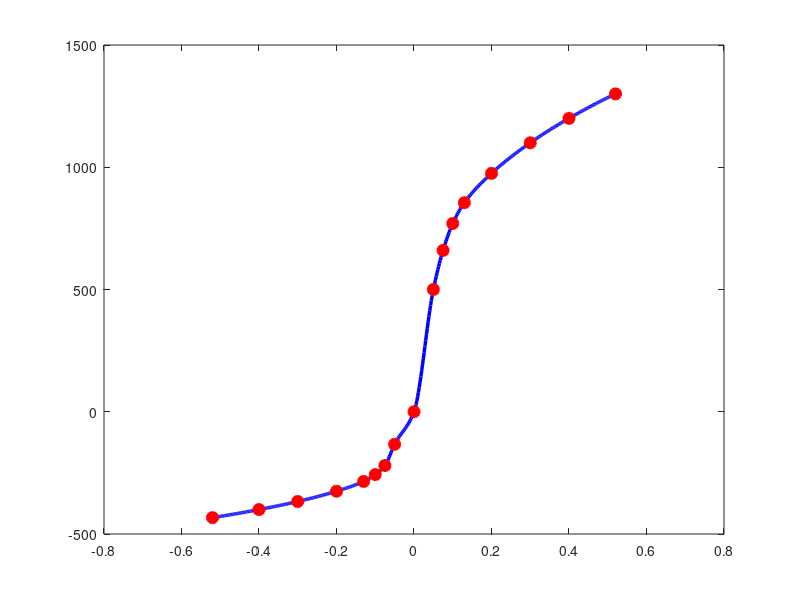

MATLAB code for this plot: (Note: this script raises an error after producing the figure.)
%% Mathematische Modellierung des Masseschwingers
%  Vollstaendige Loesung gemaess Aufgabenstellung
%
%  Differentialgleichung: M*z'' + D*z' + C*z = F(t)
%
%  Parameter:
%    M = 300 kg,  C = 200000 N/m,  D = 1125 N*s/m (konstant)
%    H = 1111 N,  omega = 0.9 rad/s
%    F(t) = 0.5*H*step(t-3) + H*(step(t-1)-step(t-3))*sin(omega*t)
%    StepSize = 100 micro Sekunden
%
%  Zustandsform (State-Space):
%    x1 = z    =>  x1' = x2
%    x2 = z'   =>  x2' = (F(t) - F_Daempfer(z') - C*x1) / M

clc; clear; close all;

%%  PARAMETER

M     = 300;       % kg
C     = 200e3;     % N/m
D     = 1125;      % N*s/m (konstante Daempfung)
H     = 1111;      % N
omega = 0.9;       % rad/s
dt    = 100e-6;    % 100 micro Sekunden
t_end = 30;        % Sekunden

%%  LOOK-UP TABLE — Daten (Daempfung_Look_up)
%  Vector_Z_ = Geschwindigkeit z' [m/s]
%  Vector_F_ = Daempfungskraft  F_D [N]

Vector_Z_ = [-0.52 -0.4 -0.3 -0.2 -0.13 -0.1 -0.075 -0.05 ...
              0  0.05  0.075  0.1  0.13  0.2  0.3  0.4  0.52];
Vector_F_ = [-433 -400 -367 -325 -285 -257 -220 -133 ...
              0  500  660  770  855  975  1100  1200  1300];

fprintf('=== Look-Up Table ===\n');
fprintf('Stuetzpunkte: %d\n', length(Vector_Z_));
fprintf('z_min = %.3f m/s  ->  F_D = %d N\n', Vector_Z_(1),   Vector_F_(1));
fprintf('z_max = %.3f m/s  ->  F_D = %d N\n', Vector_Z_(end), Vector_F_(end));

%%  SCHRITT 1 — Daempfung_Look_up.jpg ERSTELLEN und SPEICHERN

fig_lut = figure('Name','Daempfung Look-Up Table', ...
                 'Color','w','Position',[100 100 750 480], ...
                 'Visible','off');

% Feiner Plot (Interpolation)
z_fine  = linspace(min(Vector_Z_), max(Vector_Z_), 500);
FD_fine = interp1(Vector_Z_, Vector_F_, z_fine, 'pchip');

plot(z_fine, FD_fine, 'b-', 'LineWidth', 2.5, ...
     'DisplayName', 'F_D(z'') interpoliert'); hold on;
plot(Vector_Z_, Vector_F_, 'ro', 'MarkerSize', 8, ...
     'MarkerFaceColor', 'r', 'LineWidth', 1.5, ...
     'DisplayName', 'Stuetzpunkte (Dozent)');

% Referenzlinien
xline(0, 'k--', 'LineWidth', 1, 'HandleVisibility','off');
yline(0, 'k--', 'LineWidth', 1, 'HandleVisibility','off');

% Konstante Daempfung zum Vergleich
z_ref  = linspace(min(Vector_Z_), max(Vector_Z_), 100);
FD_ref = D * z_ref;   % F = D * z' (lineare Daempfung)
plot(z_ref, FD_ref, 'g--', 'LineWidth', 1.8, ...
     'DisplayName', sprintf('Konstant D=%d (linear)', D));

xlabel('Geschwindigkeit z'' [m/s]',    'FontSize', 12);
ylabel('Daempfungskraft F_D [N]',      'FontSize', 12);
title({'Daempfung Look up — 1-D Look-Up Table', ...
       'F_D = f(z'') — Hydrodaempfer Kennlinie (vom Dozenten)'}, ...
      'FontSize', 11, 'FontWeight', 'bold');
legend('Location', 'northwest', 'FontSize', 10);
grid on; grid minor;

lut_filename = 'Daempfung_Look_up.jpg';
exportgraphics(fig_lut, lut_filename, 'Resolution', 150);
fprintf('\n>>> Gespeichert: %s\n', lut_filename);
close(fig_lut);

%% KRAFTFUNKTION F(t)

F_func = @(t) 0.5*H*(t>=3) + H*((t>=1)-(t>=3)).*sin(omega*t);

%% SIMULATION 1 — Konstante Daempfung
%  F_Daempfer = D * z'  (linear)

fprintf('\n>>> Simulation 1: Konstante Daempfung D = %d N*s/m ...\n', D);

ode_const = @(t, x) [ x(2);
    (F_func(t) - D*x(2) - C*x(1)) / M ];

t_span  = 0 : dt : t_end;
options = odeset('MaxStep', dt*10, 'RelTol', 1e-5);
[t_sol, x_sol] = ode23(ode_const, t_span, [0;0], options);

z_const  = x_sol(:,1);
dz_const = x_sol(:,2);
F_sol    = arrayfun(F_func, t_sol);
fprintf('    Fertig. %d Punkte.\n', length(t_sol));

%%  SIMULATION 2 — Variable Daempfung (Look-Up Table)
%  F_Daempfer = interp1(Vector_Z_, Vector_F_, z')
%  Wichtig: z' kann negativ sein -> keine Abs noetig!
%  Die Tabelle deckt negative Werte ab: -0.52 bis +0.52 m/s

fprintf('>>> Simulation 2: Variable Daempfung (Look-Up Table) ...\n');

% Clamp: z' bleibt im Bereich der Tabelle
z_min_lut = min(Vector_Z_);
z_max_lut = max(Vector_Z_);

ode_var = @(t, x) [ x(2);
    (F_func(t) ...
     - interp1(Vector_Z_, Vector_F_, ...
               max(z_min_lut, min(z_max_lut, x(2))), ...
               'linear', 'extrap') ...
     - C*x(1)) / M ];

[t_var, x_var] = ode23(ode_var, t_span, [0;0], options);

z_var  = x_var(:,1);
dz_var = x_var(:,2);
fprintf('    Fertig. %d Punkte.\n\n', length(t_var));

%%  KENNWERTE + AUSGABE

wn   = sqrt(C/M);
zeta = D / (2*sqrt(M*C));
z_ss = 0.5*H / C;   % Steady-State: F_ss/C (unabhaengig von D)

z_max_const  = max(abs(z_const));
z_max_var    = max(abs(z_var));
verbesserung = (1 - z_max_var/z_max_const) * 100;

disp('================================================');
disp('   Masseschwinger — Ergebnisse              ');
disp('================================================');
fprintf('Eigenfrequenz       wn   = %.4f rad/s\n', wn);
fprintf('Daempfungsgrad      zeta = %.4f  (unterdaempft < 1)\n', zeta);
disp(' ');
fprintf('--- Konstante Daempfung (D = %d N*s/m) ---\n', D);
fprintf('  Steady-State z_ss       = %.6f m  =  %.4f mm\n', z_ss, z_ss*1000);
fprintf('  Max. Auslenkung |z_max| = %.6f m  =  %.4f mm\n', z_max_const, z_max_const*1000);
disp(' ');
fprintf('--- Variable Daempfung (Look-Up Tabelle) ---\n');
fprintf('  Steady-State z_ss       = %.6f m  =  %.4f mm\n', z_ss, z_ss*1000);
fprintf('  Max. Auslenkung |z_max| = %.6f m  =  %.4f mm\n', z_max_var, z_max_var*1000);
disp(' ');
fprintf('--- Verbesserung durch variable Daempfung ---\n');
fprintf('  Amplitudenreduktion     = %.2f %%\n', verbesserung);
fprintf('  Steady-State:  GLEICH in beiden Faellen\n');
fprintf('  Begruendung:   z_ss = F_ss/C  (unabhaengig von D)\n');
disp('================================================');

%% GRAFIKEN


%--- Grafik 1: Look-Up Table anzeigen ---
figure('Name',' Daempfung Look-Up Table','Color','w', ...
       'Position',[50 500 750 420]);

z_fine2  = linspace(z_min_lut, z_max_lut, 500);
FD_fine2 = interp1(Vector_Z_, Vector_F_, z_fine2, 'pchip');

plot(z_fine2, FD_fine2, 'b-', 'LineWidth', 2.5, ...
     'DisplayName', 'F_D(z'') interpoliert'); hold on;
plot(Vector_Z_, Vector_F_, 'ro', 'MarkerSize', 8, ...
     'MarkerFaceColor','r', 'DisplayName', 'Stuetzpunkte');
plot(z_fine2, D*z_fine2, 'g--', 'LineWidth', 1.8, ...
     'DisplayName', sprintf('Konstant D=%d (linear)', D));
xline(0,'k--','LineWidth',1,'HandleVisibility','off');
yline(0,'k--','LineWidth',1,'HandleVisibility','off');
xlabel('z'' [m/s]');  ylabel('F_D [N]');
title('Daempfung Look up — F_D = f(z'')');
legend('Location','northwest');
grid on; grid minor;

%--- Grafik 2: Konstante Daempfung ---
figure('Name',' Konstante Daempfung','Color','w', ...
       'Position',[50 50 1000 650]);

subplot(3,1,1);
plot(t_sol, F_sol,'m-','LineWidth',1.5);
xlabel('Zeit [s]');  ylabel('F(t) [N]');
title('Erregerkraft F(t)');
grid on; grid minor;

subplot(3,1,2);
plot(t_sol, z_const*1000,'b-','LineWidth',2); hold on;
yline(z_ss*1000,'r--','LineWidth',1.8, ...
      'Label',sprintf('z_{ss} = %.3f mm',z_ss*1000), ...
      'LabelHorizontalAlignment','right');
xlabel('Zeit [s]');  ylabel('z [mm]');
title(sprintf('Position z(t) — Konstante Daempfung D = %d N·s/m', D));
grid on; grid minor;

subplot(3,1,3);
plot(t_sol, dz_const*1000,'r-','LineWidth',1.5);
xlabel('Zeit [s]');  ylabel('z'' [mm/s]');
title('Geschwindigkeit z''(t)');
grid on; grid minor;

sgtitle(' Masseschwinger — Konstante Daempfung', ...
        'FontSize',13,'FontWeight','bold');

%--- Grafik 3: Variable Daempfung ---
figure('Name',' Variable Daempfung','Color','w', ...
       'Position',[100 50 1000 650]);

subplot(3,1,1);
plot(t_sol, F_sol,'m-','LineWidth',1.5);
xlabel('Zeit [s]');  ylabel('F(t) [N]');
title('Erregerkraft F(t)');
grid on; grid minor;

subplot(3,1,2);
plot(t_var, z_var*1000,'g-','LineWidth',2); hold on;
yline(z_ss*1000,'r--','LineWidth',1.8, ...
      'Label',sprintf('z_{ss} = %.3f mm',z_ss*1000), ...
      'LabelHorizontalAlignment','right');
xlabel('Zeit [s]');  ylabel('z [mm]');
title('Position z(t) — Variable Daempfung (Look-Up Table)');
grid on; grid minor;

subplot(3,1,3);
plot(t_var, dz_var*1000,'k-','LineWidth',1.5);
xlabel('Zeit [s]');  ylabel('z'' [mm/s]');
title('Geschwindigkeit z''(t)');
grid on; grid minor;

sgtitle(' Masseschwinger — Variable Daempfung (Look-Up)', ...
        'FontSize',13,'FontWeight','bold');

%--- Grafik 4: Vergleich ---
figure('Name',' Vergleich','Color','w','Position',[150 50 1000 450]);

plot(t_sol, z_const*1000,'b-','LineWidth',2, ...
     'DisplayName',sprintf('Konstant D=%d N·s/m',D)); hold on;
plot(t_var, z_var*1000,  'r-','LineWidth',2, ...
     'DisplayName','Variabel (Look-Up Table)');
yline(z_ss*1000,'k--','LineWidth',1.5, ...
      'Label',sprintf('z_{ss} = %.3f mm',z_ss*1000), ...
      'LabelHorizontalAlignment','right','HandleVisibility','off');
xlabel('Zeit [s]');  ylabel('z [mm]');
title(sprintf(' Vergleich — Amplitudenreduktion: %.1f %%', verbesserung));
legend('Location','best');
grid on; grid minor;
